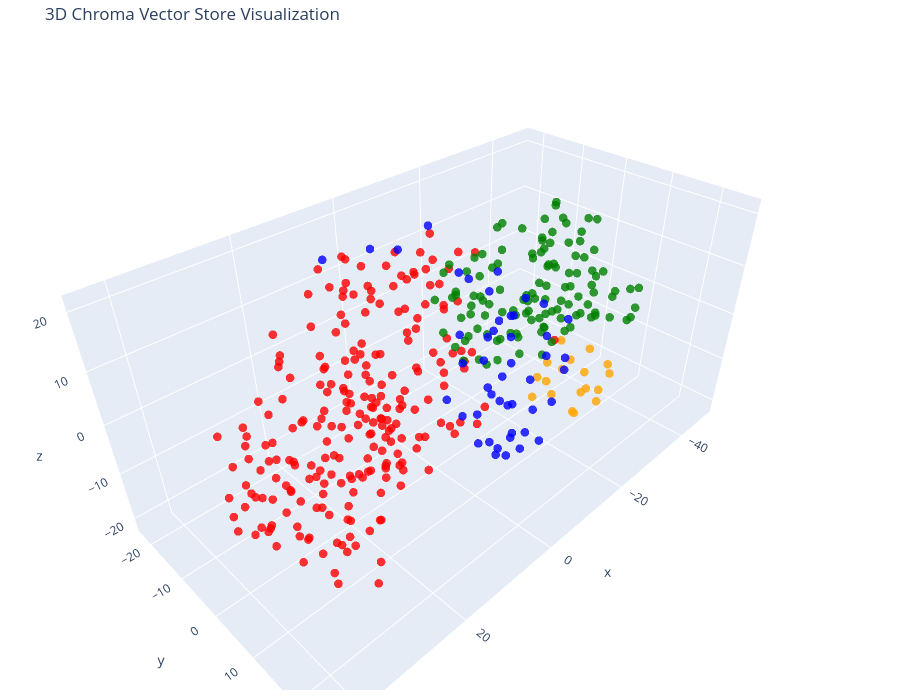

The code cell stored with this chart in its notebook:
### Code cell
tsne = TSNE(n_components=3, random_state=42)
reduced_vectors = tsne.fit_transform(vectors)

# Create the 3D scatter plot
fig = go.Figure(data=[go.Scatter3d(
    x=reduced_vectors[:, 0],
    y=reduced_vectors[:, 1],
    z=reduced_vectors[:, 2],
    mode='markers',
    marker=dict(size=5, color=colors, opacity=0.8),
    text=[f"Type: {t}<br>Text: {d[:100]}..." for t, d in zip(doc_types, documents)],
    hoverinfo='text'
)])

fig.update_layout(
    title='3D Chroma Vector Store Visualization',
    scene=dict(xaxis_title='x', yaxis_title='y', zaxis_title='z'),
    width=900,
    height=700,
    margin=dict(r=10, b=10, l=10, t=40)
)

fig.show()

### Figure 1 — Plotly figure (JSON) as saved in the notebook; plotly's stock layout.template omitted (floating-point values rounded to 4 significant figures; data arrays with more than 128 entries replaced by an {"elided": "..."} marker saying what was removed)
{"data": [{"hoverinfo": "text", "marker": {"color": {"elided": "413 str values"}, "opacity": 0.8, "size": 5}, "mode": "markers", "text": ["Type: products<br>Text: # About Insurellm\n\nInsurellm was founded by Avery Lancaster in 2015 as an insurance tech startup des...", "Type: employees<br>Text: However, the company underwent a strategic restructuring in 2022-2023 to focus on profitability and ...", "Type: contracts<br>Text: - **Bizllm** quickly gained traction with 7 commercial insurance contracts, including regional carri...", "Type: company<br>Text: # Careers at Insurellm\n\n## Why Join Insurellm?\n\nAt Insurellm, we're not just building software—we're..."], "type": "scatter3d", "x": {"elided": "413 float values"}, "y": {"elided": "413 float values"}, "z": {"elided": "413 float values"}}], "layout": {"height": 700, "margin": {"b": 10, "l": 10, "r": 10, "t": 40}, "scene": {"xaxis": {"title": {"text": "x"}}, "yaxis": {"title": {"text": "y"}}, "zaxis": {"title": {"text": "z"}}}, "title": {"text": "3D Chroma Vector Store Visualization"}, "width": 900}}
